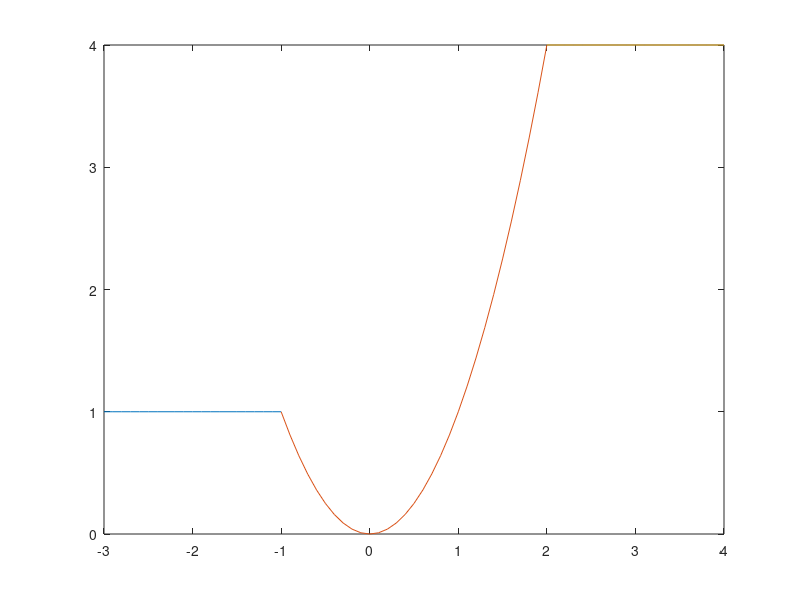

MATLAB code to generate this figure:
function y = calcy()
% calcy calculates y as a function of x
% Format of call: calcy(x)
% y  =  1     if   x < -1
% y  =  x^2   if   -1 <= x <= 2
% y  =  4     if   x > 2

    t=-3:0.1:-1;
    y = ones(size(t));
    plot(t,y);
    hold on;

    t=-1:0.1:2;
    y = t.^2;
    plot(t,y);

    t=2:0.1:4;
    y = 4*ones(size(t));
    plot(t,y);

    hold off
end
